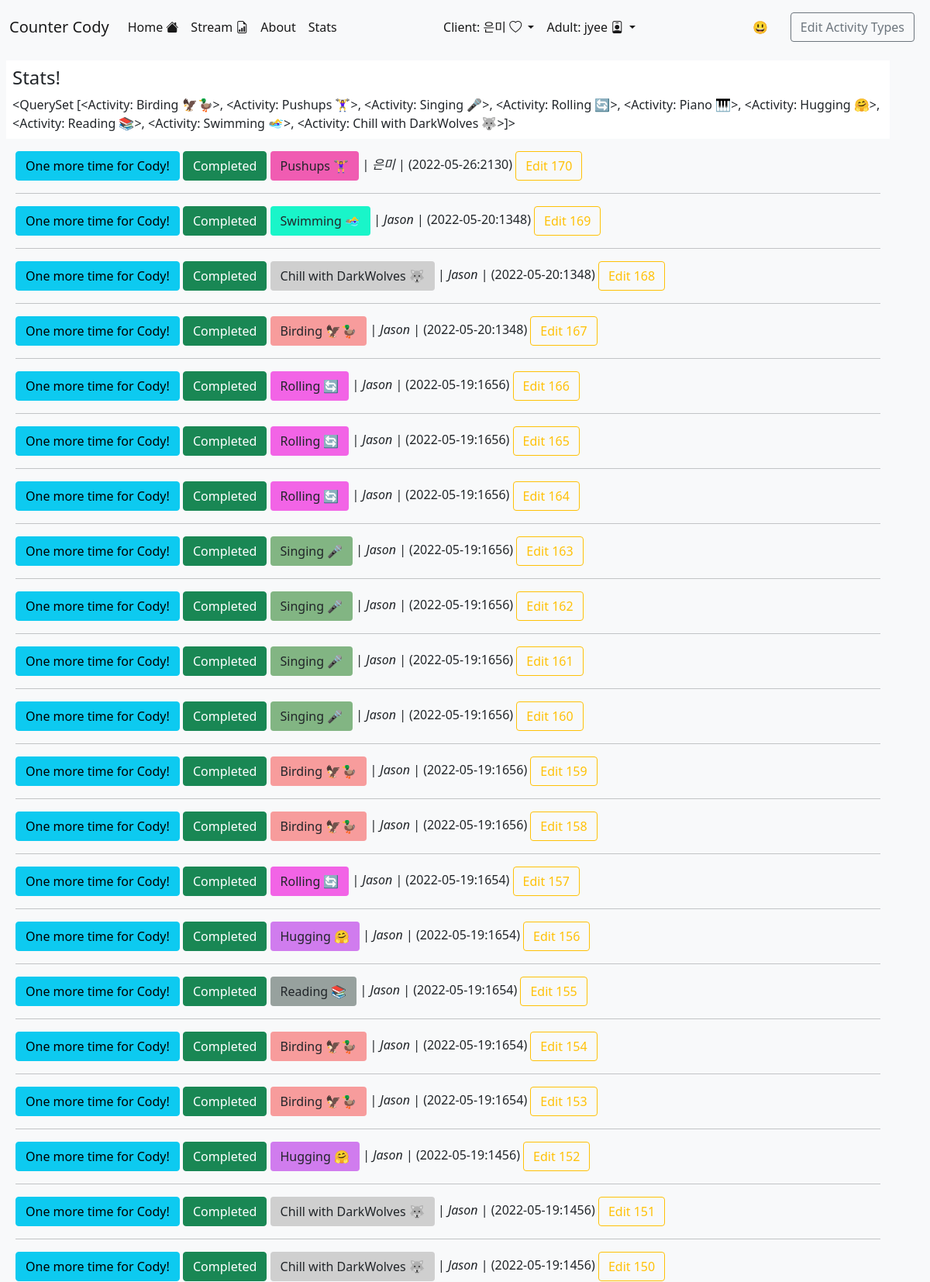
The page /stats (signed in, upper part) on the database its author committed.
### todo/models.py (models this page shows)
class Client(models.Model):
    id = models.AutoField(primary_key=True)
    display_name = models.TextField(blank=True)
    full_name = models.TextField(blank=True)
    favorite_food = models.TextField(blank=True)
    guardian_users = models.ManyToManyField(get_user_model(), blank=True)
    def __str__(self):
        return f"{self.id}_{self.display_name}"

class Activity(models.Model):
    id = models.AutoField(primary_key=True)
    name = models.TextField()
    description = models.TextField(blank=True)
    youtube_url = models.TextField(blank=True)
    color = models.CharField(max_length=7, default='#20c997')
    class Meta:
        verbose_name_plural = "Activities"
    def __str__(self):
        return self.name

class TodoItem(models.Model):
    content = models.TextField(blank=True)
    owner = models.TextField(blank=True)
    activity = models.ForeignKey('Activity', on_delete=models.CASCADE)
    client = models.ForeignKey('Client', on_delete=models.CASCADE)
    done = models.BooleanField(default=False)
    created_by = models.ForeignKey(get_user_model(), on_delete=models.CASCADE, related_name="created_by", default=1)
    updated_by = models.ForeignKey(get_user_model(), on_delete=models.CASCADE, related_name="updated_by", default=1)
    created_at = models.DateTimeField(auto_now_add=True, blank=True)
    updated_at = models.DateTimeField(blank=True)
    class Meta:
        ordering = ['-updated_at']
        verbose_name_plural = "Activities Attempted"
    def __str__(self):
        return str(self.client) + self.content + str(self.updated_at)

### todo/views.py (the view)
# urls.py: path('stats', statsView, name='stats'),
@login_required
def statsView(request):
  resp_data = {}
  global selected_client_id
  all_random_giphy = RandomGiphy.objects.all()
  one_random_giphy = random.choice(all_random_giphy)
  resp_data['one_random_giphy'] = one_random_giphy
  all_todo_items = TodoItem.objects.all()
  resp_data['all_items'] = all_todo_items
  clients = Client.objects.all()
  print("streamView: selected_client_id: " + str(selected_client_id))
  resp_data['clients'] = clients
  resp_data['selected_client'] = Client.objects.get(pk=selected_client_id)
  all_activities = Activity.objects.all()
  resp_data['all_activities'] = all_activities
  print(resp_data)
  return render(
    request,
    'stats.html',
    resp_data
  )

### templates/stats.html (shortened to what this page needs)
<!doctype html>
<html lang="en">
<head>
  <link href="https://cdn.jsdelivr.net/npm/bootstrap@5.1.3/dist/css/bootstrap.min.css" rel="stylesheet">
  <link rel="stylesheet" href="https://cdn.jsdelivr.net/npm/bootstrap-icons@1.7.2/font/bootstrap-icons.css">
</head>
<body class="bg-light">
{% include "nav.html" %}
<div class="container m-2 p-2 bg-white">
  <h4>Stats!</h5>
  {{ all_activities }}
</div>
<div class="container m-2">
{% for todo_item in all_items %}
  <p>
    <form action="/addTodo/"
      style="display: inline;"
      method="post">{% csrf_token %}
      <input class="btn btn-info" type="submit" value="One more time for Cody!"/>
    </form>
    <form action="/doneTodo/{{todo_item.id}}/"
      style="display: inline;"
      method="post">{% csrf_token %}
        <input class="btn
          {% if todo_item.done %} btn-success {% else %} btn-outline-warning {% endif %}
        " type="submit" value="Completed"
        />
    </form>
      <button class="btn mb2"
        type="button"
        style="background-color: {{ todo_item.activity.color }}"
        value="{{ activity }}"
      >
        {{ todo_item.activity.name }}
      </button>
      | <i>{{todo_item.client.display_name}}</i>
      | ({{ todo_item.updated_at | date:"Y-m-d:Hi" }})
    <a href="admin/todo/todoitem/{{ todo_item.id }}/change" class="btn btn-outline-warning" role="button">
      Edit {{ todo_item.id }}
    </a>
  </p>
  <hr>
{% endfor %}
</div>
</body>
</html>

### templates/nav.html (shortened to what this page needs)
<nav class="navbar navbar-expand-lg navbar-light bg-light">
  <div class="container-fluid">
    <a class="navbar-brand b mb-0 h2" href="#">Counter Cody</a>
    <div class="collapse navbar-collapse" id="navbarSupportedContent">
      <ul class="navbar-nav me-auto mb-2 mb-lg-0">
        <li class="nav-item">
          <a class="nav-link active" href="/">
            Home
            <i class="bi bi-house-fill"></i>
          </a>
        </li>
        <li class="nav-item">
          <a class="nav-link active" href="/stream">
            Stream
            <i class="bi bi-file-earmark-bar-graph"></i>
          </a>
        </li>
        <li class="nav-item">
          <a class="nav-link active" data-bs-toggle="modal" data-bs-target="#aboutModal" href="#">About</a>
        </li>
        <li class="nav-item">
          <a class="nav-link active" href="/stats">Stats</a>
        </li>
      </ul>
      <ul class="navbar-nav me-auto mb-2 mb-lg-0">
        <li class="nav-item dropdown active">
          <a class="nav-link dropdown-toggle active" href="#" id="navbarDropdown" role="button" data-bs-toggle="dropdown" aria-expanded="false" aria-current="page">
            Client:
            {{ selected_client.display_name }}
            <i class="bi bi-heart"></i>
          </a>
        </li>
        {% if user.is_authenticated %}
        <li class="nav-item dropdown active">
          <a class="nav-link dropdown-toggle active b" href="#" id="navbarDropdown" role="button" data-bs-toggle="dropdown" aria-expanded="false" aria-current="page">
            Adult:
            {{user.username}}
            <i class="bi bi-person-badge"></i>
          </a>
        </li>
        {% else %}
        <li class="nav-item">
          <a class="nav-link" href="/login">Login</a>
        </li>
        {% endif %}
      </ul>
      <button type="button" class="btn m-2" data-bs-toggle="modal" data-bs-target="#randomModal">😃</button>
      <a type="button" class="btn btn-outline-secondary m-2"
        href="{% url "admin:todo_activity_changelist" %}"
      >
        Edit Activity Types
      </a>
    </div>
  </div>
</nav>

### rows shown on the page
Client: display_name "은미"
Activity: name.name "<QuerySet [<Activity: Birding 🦅🦆>, <Activity: Pushups 🏋️‍♀️>, <Activity: Singing 🎤>, <Activity: Rolling 🔄>, <Activity: Piano 🎹>, <Activity: Hugging 🤗>, <Activity: Reading 📚>, <Activity: Swimming 🏊‍♀️>, <Activity: Chill with DarkWolves 🐺>]>"
TodoItem: done "Completed", activity.name "Pushups 🏋️‍♀️", client.display_name "은미", updated_at "2022-05-26:2130", id "170"
TodoItem: done "Completed", activity.name "Swimming 🏊‍♀️", client.display_name "Jason", updated_at "2022-05-20:1348", id "169"
TodoItem: done "Completed", activity.name "Chill with DarkWolves 🐺", client.display_name "Jason", updated_at "2022-05-20:1348", id "168"
TodoItem: done "Completed", activity.name "Birding 🦅🦆", client.display_name "Jason", updated_at "2022-05-20:1348", id "167"
TodoItem: done "Completed", activity.name "Rolling 🔄", client.display_name "Jason", updated_at "2022-05-19:1656", id "166"
TodoItem: done "Completed", activity.name "Rolling 🔄", client.display_name "Jason", updated_at "2022-05-19:1656", id "165"
TodoItem: done "Completed", activity.name "Rolling 🔄", client.display_name "Jason", updated_at "2022-05-19:1656", id "164"
TodoItem: done "Completed", activity.name "Singing 🎤", client.display_name "Jason", updated_at "2022-05-19:1656", id "163"
TodoItem: done "Completed", activity.name "Singing 🎤", client.display_name "Jason", updated_at "2022-05-19:1656", id "162"
TodoItem: done "Completed", activity.name "Singing 🎤", client.display_name "Jason", updated_at "2022-05-19:1656", id "161"
TodoItem: done "Completed", activity.name "Singing 🎤", client.display_name "Jason", updated_at "2022-05-19:1656", id "160"
TodoItem: done "Completed", activity.name "Birding 🦅🦆", client.display_name "Jason", updated_at "2022-05-19:1656", id "159"
TodoItem: done "Completed", activity.name "Birding 🦅🦆", client.display_name "Jason", updated_at "2022-05-19:1656", id "158"
TodoItem: done "Completed", activity.name "Rolling 🔄", client.display_name "Jason", updated_at "2022-05-19:1654", id "157"
TodoItem: done "Completed", activity.name "Hugging 🤗", client.display_name "Jason", updated_at "2022-05-19:1654", id "156"
TodoItem: done "Completed", activity.name "Reading 📚", client.display_name "Jason", updated_at "2022-05-19:1654", id "155"
TodoItem: done "Completed", activity.name "Birding 🦅🦆", client.display_name "Jason", updated_at "2022-05-19:1654", id "154"
TodoItem: done "Completed", activity.name "Birding 🦅🦆", client.display_name "Jason", updated_at "2022-05-19:1654", id "153"
TodoItem: done "Completed", activity.name "Hugging 🤗", client.display_name "Jason", updated_at "2022-05-19:1456", id "152"
TodoItem: done "Completed", activity.name "Chill with DarkWolves 🐺", client.display_name "Jason", updated_at "2022-05-19:1456", id "151"
TodoItem: done "Completed", activity.name "Chill with DarkWolves 🐺", client.display_name "Jason", updated_at "2022-05-19:1456", id "150"

### other values the page prints
{{ user.username }} "jyee"
